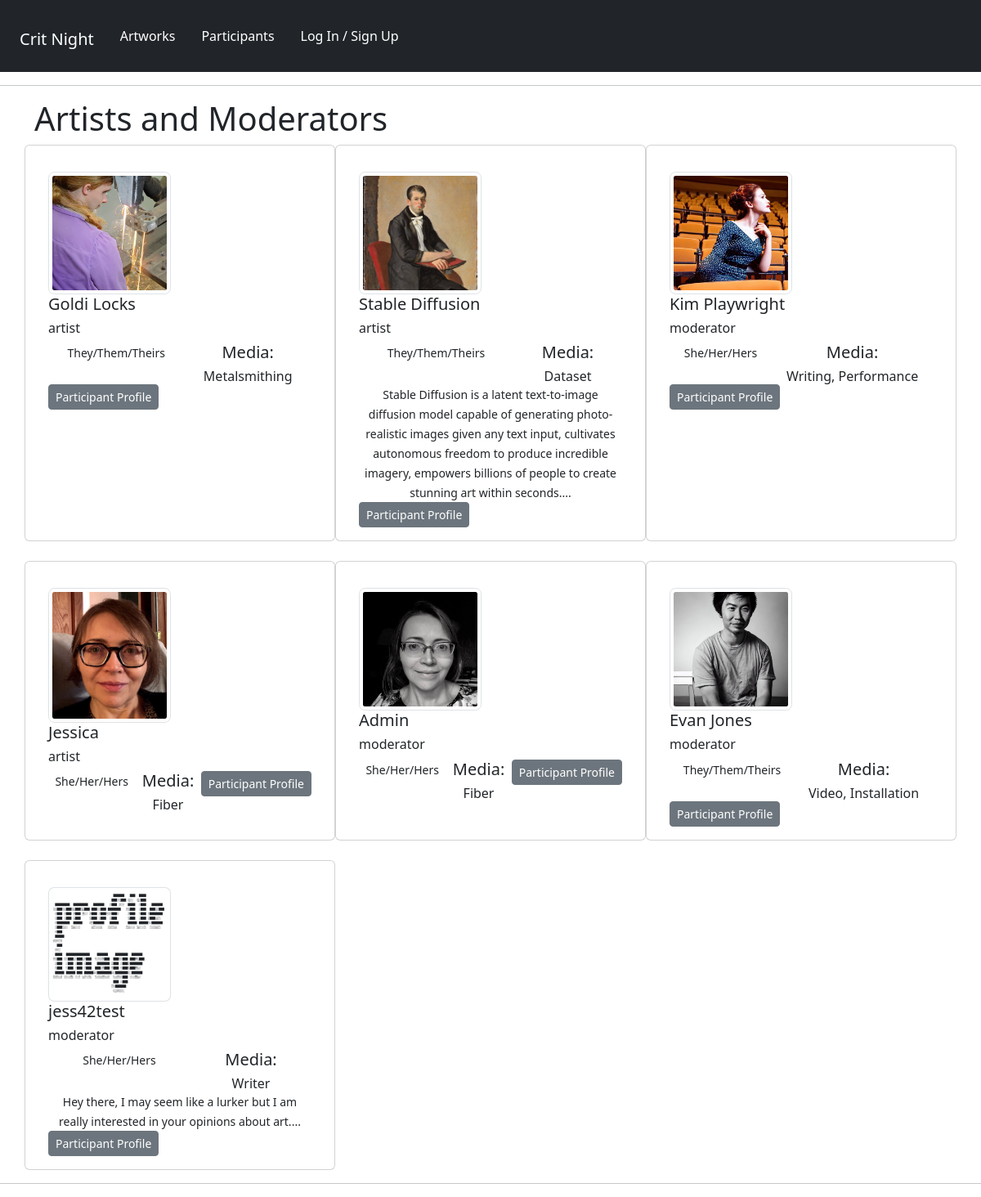
The page /panelists/ on the database its author committed.
### panelists/models.py (models this page shows, shortened)
class Profile(models.Model):
    user = models.OneToOneField(User, on_delete=models.CASCADE, null=True, blank=True)
    name = models.CharField(max_length=200, null=True, blank=True)
    ROLE_TYPE = (
        ("moderator", "Moderator"),
        ("artist", "Artist"),
    )
    role = models.CharField(max_length=200, null=True, choices=ROLE_TYPE)
    media = models.CharField(max_length=200, null=True, blank=True)
    email = models.EmailField(max_length=500, null=True, blank=True)
    username = models.CharField(max_length=200, null=True, blank=True)
    pronouns = models.CharField(max_length=200, null=True, blank=True)
    brief_bio = models.TextField(max_length=1500, null=True, blank=True)
    profile_image = models.ImageField(
        null=True,
        blank=True,
        upload_to="profiles/",
        default="profiles/default-profile.png",
    )
    website = models.CharField(max_length=200, null=True, blank=True)
    social_insta = models.CharField(max_length=200, blank=True, null=True)
    social_twitter = models.CharField(max_length=200, blank=True, null=True)
    social_other = models.CharField(max_length=200, blank=True, null=True)
    created = models.DateTimeField(auto_now_add=True)
    id = models.UUIDField(
        default=uuid.uuid4, unique=True, primary_key=True, editable=False
    )

### panelists/views.py (the view)
# urls.py: path("", views.profiles, name="profiles"),
def profiles(request):
    profiles = Profile.objects.all()
    context = {"profiles": profiles}
    return render(request, "panelists/profiles.html", context)

### panelists/templates/panelists/profiles.html (shortened to what this page needs)
{% extends 'main.html' %}
{% block content %}
      <div class="container">
        <h1>Artists and Moderators</h1>
        <div class="row row-cols-1 row-cols-md-3 g-4">
            {% for profile in profiles %}
              <div class="card">
                <div class="card-body">
                  <img src="{{ profile.profile_image.url  }}" class="card-img-top img-thumbnail" style="max-width: 150px; border-radius:5%;"  alt="profile image">
                  <h5 class="card-title">{{profile.name}}</h5>
                  <h6 class="card-title">{{profile.role}}</h6>
                      <ul class="nav nav-pills nav-fill art-skills">
                        <li class="nav-item">
                          <p class="card-text"><small>{{profile.pronouns}}</small></p>
                        </li>
                        <li class="nav-item">
                          <h5>Media:</h5>
                          <h6 class="card-text">{{profile.media}}</h6>
                        </li>
                        {% if profile.brief_bio %}
                          <li class="nav-item">
                            <p class="card-text"><small>{{profile.brief_bio|slice:"300"}}...</small></p>
                          </li>
                        {% endif %}
                        <li>
                          <a href="{% url 'user-profile' profile.id %}" class="btn btn-secondary btn-sm">Participant Profile</a>
                        </li>
                      </ul>
                </div>
              </div>
            {% endfor %}
        </div>
      </div>
{% endblock %}

### static/styles/main.css (style rules this page uses)
ul li { list-style: none; }

### rows shown on the page
Profile: profile_image (picture), name "Goldi Locks", role "artist", pronouns "They/Them/Theirs", media "Metalsmithing"
Profile: profile_image (picture), name "Stable Diffusion", role "artist", pronouns "They/Them/Theirs", media "Dataset", brief_bio "Stable Diffusion is a latent text-to-image diffusion model capable of generating photo-realistic images given any text input, cultivates autonomous freedom to produce incredible imagery, empowers billions of people to create stunning art within seconds."
Profile: profile_image (picture), name "Kim Playwright", role "moderator", pronouns "She/Her/Hers", media "Writing, Performance"
Profile: profile_image (picture), name "Jessica", role "artist", pronouns "She/Her/Hers", media "Fiber"
Profile: profile_image (picture), name "Admin", role "moderator", pronouns "She/Her/Hers", media "Fiber"
Profile: profile_image (picture), name "Evan Jones", role "moderator", pronouns "They/Them/Theirs", media "Video, Installation"
Profile: profile_image (placeholder picture), name "jess42test", role "moderator", pronouns "She/Her/Hers", media "Writer", brief_bio "Hey there, I may seem like a lurker but I am really interested in your opinions about art."
